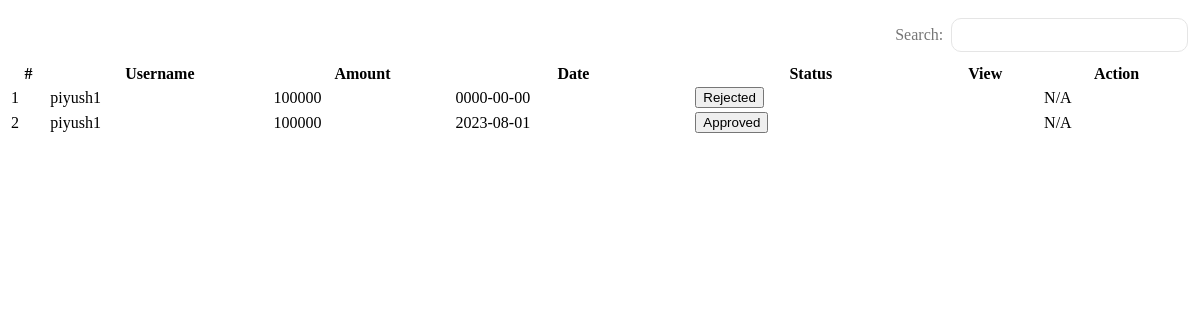
Screenshot of /adminView/withdrawFundList.php with the database file from the repository.
### tables this page shows
CREATE TABLE `withdraw_request` (
  `id` int(11) NOT NULL,
  `username` varchar(50) NOT NULL,
  `amount` varchar(11) NOT NULL,
  `date` date NOT NULL,
  `withdraw_status` int(11) NOT NULL DEFAULT 0
);

### adminView/withdrawFundList.php (the view, shortened to what this page needs)
<!DOCTYPE html>
<html lang="en">
<head>
    <link rel="stylesheet" href="assets\css\style3.css">
    <link rel="stylesheet" href="assets\css\style4.css">
</head>
<body>
    <section class="input-form">
        <div class="main-datatable">
            <div class="user-table">
                <div class="d-flex">
                    <div class="add_flex">
                        <div class="searchInput">
                            <label type="email">Search:</label>
                            <input type="search" id="filterbox" placeholder=" ">
                        </div>
                    </div>
                </div>
                <div class="filtertable">
                    <table class="user-table-data" style="width:100%;">
                        <thead>
                            <tr>
                                <th style="min-width:10px;">#</th>
                                <th style="min-width:15px;">Username</th>
                                <th style="min-width:15px;">Amount</th>
                                <th style="min-width:15px;">Date</th>
                                <th style="min-width:15px;">Status</th>
                                <th style="min-width:15px;">View</th>
                                <th style="min-width:15px;">Action</th>
                            </tr>
                        </thead>
                        <tbody>
                            <?php
                            include_once "../config/dbconnect.php";
                            $sql = "SELECT * from withdraw_request";
                            $result = $conn->query($sql);
                            if ($result->num_rows > 0) {
                                while ($row = $result->fetch_assoc()) {
                            ?>
                                    <tr class="user-data">
                                        <td><?= $row["id"] ?></td>
                                        <td><?= $row["username"] ?></td>
                                        <td><?= $row["amount"] ?></td>
                                        <td><?= $row["date"] ?></td>
                                        <?php
                                        if ($row["withdraw_status"] == 0) {
                                        ?>
                                            <td><button class="btn-danger">Rejected</button></td>
                                        <?php
                                        } else {
                                        ?>
                                            <td><button class="btn-success">Approved</button></td>
                                        <?php
                                        }
                                        ?>
                                        <td><a class="bx bx-show-alt"></a></td>
                                        <td>N/A</td>
                                    </tr>
                            <?php
                                }
                            }
                            ?>
                        </tbody>
                    </table>
                </div>
            </div>
        </div>
    </section>
</body>
</html>

### assets/css/style3.css (style rules this page uses)
:root { --poppins: 'Poppins', sans-serif; --lato: 'Lato', sans-serif; --grey: #F1F0F6; --dark-grey: #8D8D8D; --light: #fff; --dark: #000; --green: #81D43A; --light-green: #E3FFCB; --blue: #1775F1; --light-blue: #D0E4FF; --dark-blue: #0C5FCD; --red: #FC3B56; --poppins: 'Poppins', sans-serif; --lato: 'Lato', sans-serif; --blue: #3C91E6; --light-blue: #CFE8FF; --yellow: #FFCE26; --light-yellow: #FFF2C6; --orange: #FD7238; --light-orange: #FFE0D3; }

### assets/css/style4.css (style rules this page uses)
.add_flex { display: flex; justify-content: flex-end; padding-right:0px; }
.searchInput { width: 50%; display: flex; align-items: center; position: relative; justify-content: flex-end; margin: 10px 0px; padding: 0px 4px; }
.searchInput input { border: 1px solid #e5e5e5; border-radius: 10px; margin-left: 8px; height: 34px; width: 40%; padding: 0px 25px 0px 10px; }
.searchInput label { color: #767676; font-weight: normal; }

### rows the page displays
withdraw_request: id "1", username "piyush1", amount "100000", date "0000-00-00", withdraw_status "Rejected"
withdraw_request: id "2", username "piyush1", amount "100000", date "2023-08-01", withdraw_status "Approved"
